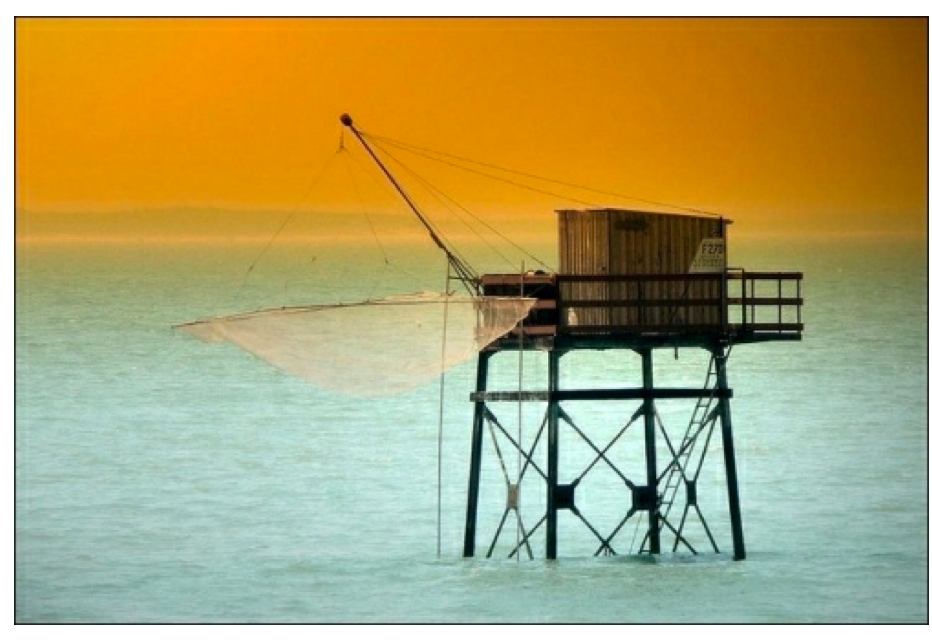
#> input picture visao-computacional/cap04-descritores/Parte2-Descritores/Parte2-Descritores/11-SIFT/images/plataforma.png, 932 x 640 px
$ python cap04-13-sift_features.py
#> lines starting #> are read from the running program, lines starting #| are printed output that depends on the picture
# SIFT
# https://docs.opencv.org/3.3.0/da/df5/tutorial_py_sift_intro.html

# Imports
import cv2
import numpy as np

# Carregando a imagem e convertendo para Grayscale
input_image = cv2.imread('images/plataforma.png')
#> input_image is the input picture: shape (640, 932, 3); mean B, G, R 110.3, 164.9, 176.9
gray_image = cv2.cvtColor(input_image, cv2.COLOR_BGR2GRAY)
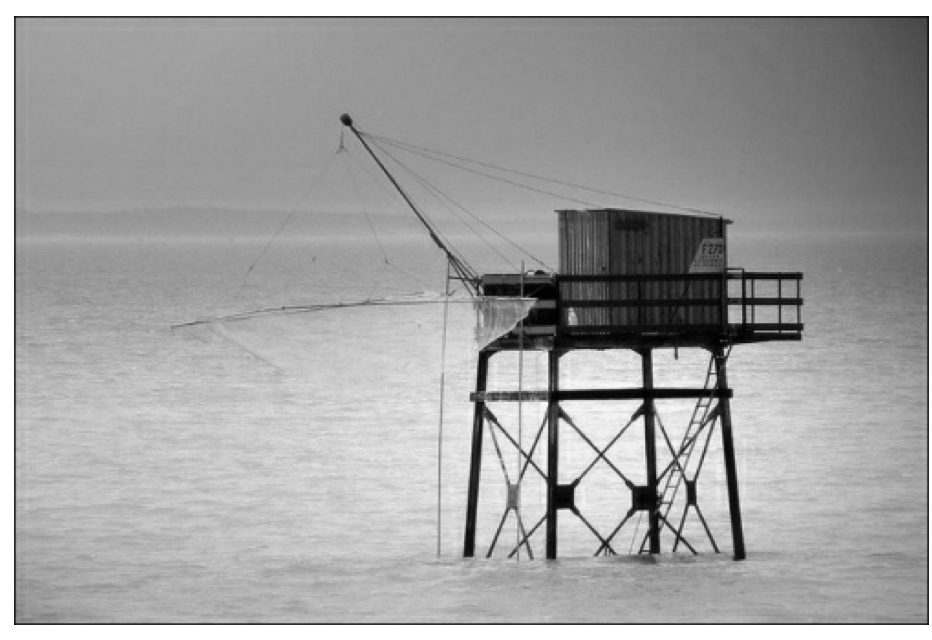
#> gray_image: shape (640, 932); min 0, max 255, mean 162.2

# Criando o detector de recursos SIFT
sift = cv2.xfeatures2d.SIFT_create()
keypoints = sift.detect(gray_image, None)
#> keypoints = 973 keypoints; strongest (x, y, size): (561, 497, 18.8), (646, 498, 19.2), (691, 498, 8.4), (469, 549, 9.2)

# Desenhando os keypoints na imagem
input_image = cv2.drawKeypoints(input_image, keypoints, gray_image, flags=cv2.DRAW_MATCHES_FLAGS_DRAW_RICH_KEYPOINTS)
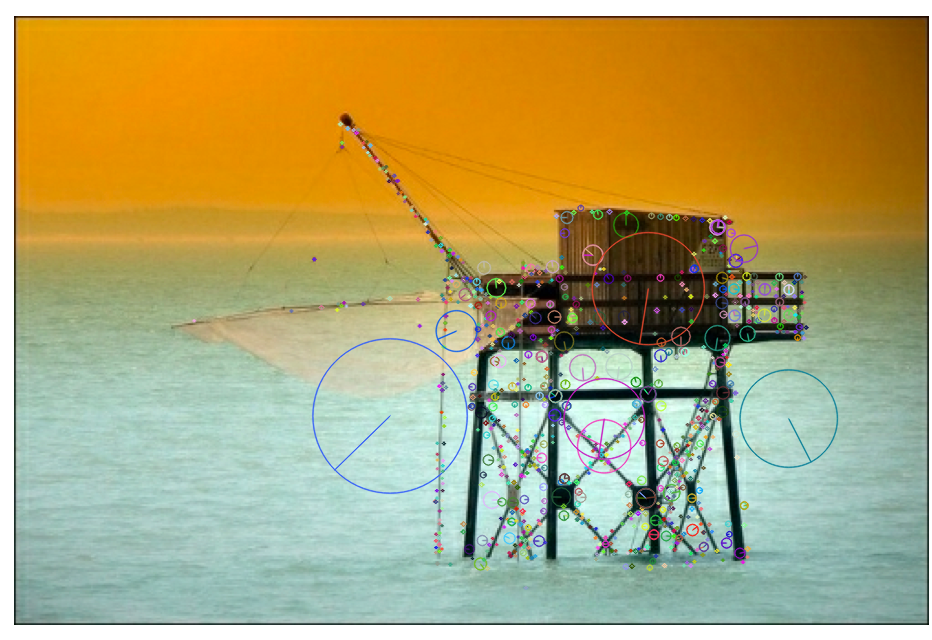
#> input_image: shape (640, 932, 3); mean B, G, R 110.5, 164.2, 176.7

# Mostra a forma dos pontos-chave e a matriz de descritores invariantes locais
kp, des = sift.detectAndCompute(gray_image,None)
#> kp has the same summary as keypoints
print("Número de keypoints Detectados: {}".format(len(kp)))
#| Número de keypoints Detectados: 973
print("Shape do Vetor de Recursos: {}".format(des.shape))
#| Shape do Vetor de Recursos: (973, 128)

# Print
cv2.imshow('SIFT Features', input_image)
cv2.waitKey()
